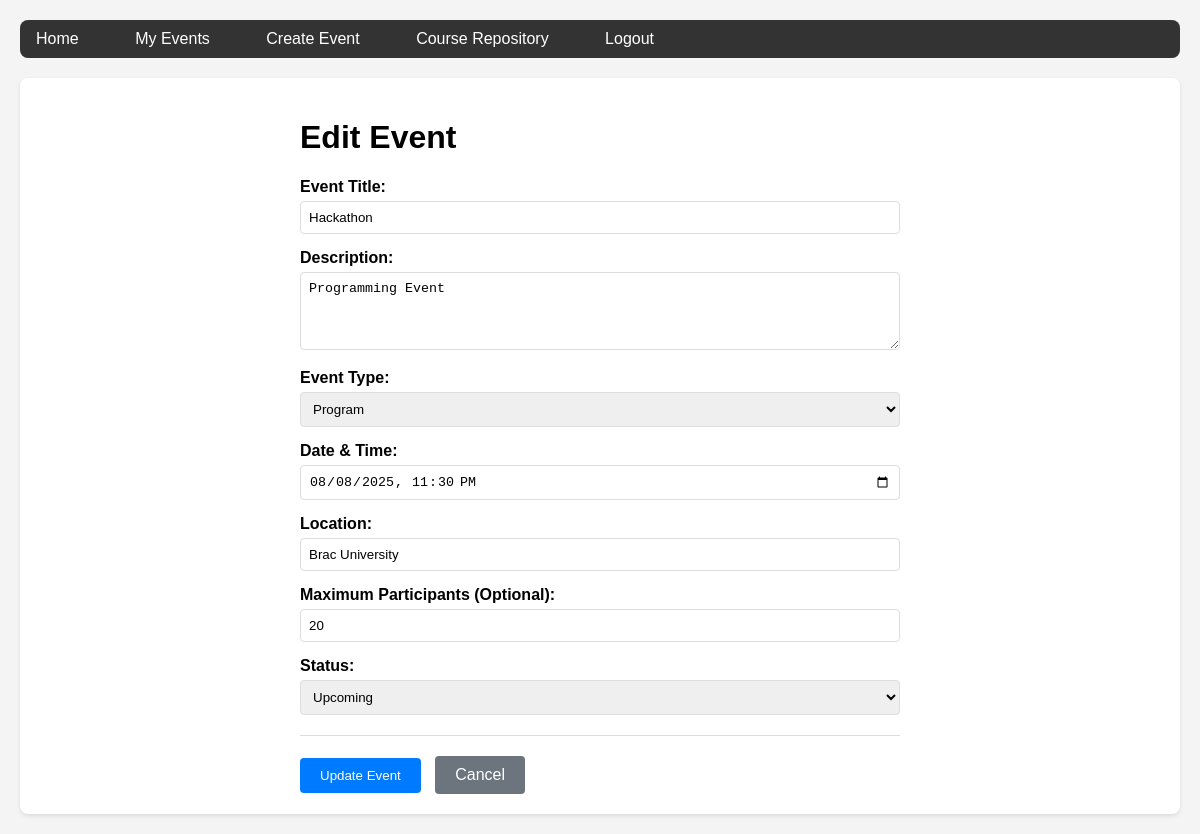
/events/1/edit/21201327 (signed in), run on the app's committed database.
### app.py (models this page shows, shortened)
class Event(db.Model):
    id = db.Column(db.Integer, primary_key=True)
    title = db.Column(db.String(200), nullable=False)
    description = db.Column(db.Text, nullable=False)
    event_type = db.Column(db.String(50), nullable=False)  # 'event', 'competition', 'program'
    date = db.Column(db.DateTime, nullable=False)
    location = db.Column(db.String(200), nullable=False)
    max_participants = db.Column(db.Integer, nullable=True)
    current_participants = db.Column(db.Integer, default=0)
    status = db.Column(db.String(20), default='upcoming')  # 'upcoming', 'ongoing', 'completed', 'cancelled'
    created_at = db.Column(db.DateTime, default=datetime.utcnow)
    user_id = db.Column(db.Integer, db.ForeignKey('user.id'), nullable=False)

### app.py (the view)
    def decorated_function(*args, **kwargs):
        if 'user_id' not in session:
            if request.headers.get('Content-Type') == 'application/json':
                return jsonify({'error': 'Authentication required'}), 401
            return redirect(url_for('login'))
        return f(*args, **kwargs)

### app.py (called while the page is built, shortened)
def login_required(f):
    def decorated_function(*args, **kwargs):
        if 'user_id' not in session:
            if request.headers.get('Content-Type') == 'application/json':
                return jsonify({'error': 'Authentication required'}), 401
            return redirect(url_for('login'))
        return f(*args, **kwargs)
    decorated_function.__name__ = f.__name__
    return decorated_function

@app.route('/events/<int:event_id>/edit/21201327', methods=['GET', 'POST'])
@login_required
def edit_event(event_id):
    event = Event.query.get_or_404(event_id)
    if event.user_id != session['user_id']:
        flash('You can only edit your own events!')
        return redirect(url_for('events'))
    return render_template('edit_event.html', event=event)

### templates/edit_event.html (shortened to what this page needs)
{% extends "base.html" %}
{% block content %}
<div class="form-container">
    <h1>Edit Event</h1>
    <form method="POST" class="event-form">
        <div class="form-group">
            <label for="title">Event Title:</label>
            <input type="text" id="title" name="title" value="{{ event.title }}" required>
        </div>
        <div class="form-group">
            <label for="description">Description:</label>
            <textarea id="description" name="description" rows="4" required>{{ event.description }}</textarea>
        </div>
        <div class="form-group">
            <label for="event_type">Event Type:</label>
            <select id="event_type" name="event_type" required>
                <option value="program" {% if event.event_type == 'program' %}selected{% endif %}>Program</option>
            </select>
        </div>
        <div class="form-group">
            <label for="date">Date & Time:</label>
            <input type="datetime-local" id="date" name="date" value="{{ event.date.strftime('%Y-%m-%dT%H:%M') }}" required>
        </div>
        <div class="form-group">
            <label for="location">Location:</label>
            <input type="text" id="location" name="location" value="{{ event.location }}" required>
        </div>
        <div class="form-group">
            <label for="max_participants">Maximum Participants (Optional):</label>
            <input type="number" id="max_participants" name="max_participants" min="1" value="{{ event.max_participants or '' }}">
        </div>
        <div class="form-group">
            <label for="status">Status:</label>
            <select id="status" name="status" required>
                <option value="upcoming" {% if event.status == 'upcoming' %}selected{% endif %}>Upcoming</option>
            </select>
        </div>
        <div class="form-actions">
            <button type="submit" class="btn">Update Event</button>
            <a href="{{ url_for('view_event', event_id=event.id) }}" class="btn btn-secondary">Cancel</a>
        </div>
    </form>
</div>
{% endblock %}

### templates/base.html (style rules this page uses)
body { font-family: Arial, sans-serif; margin: 0; padding: 20px; background-color: #f4f4f4; }
.form-group { margin-bottom: 15px; }
.form-group label { display: block; margin-bottom: 5px; font-weight: bold; }
.form-group input, .form-group select, .form-group textarea { width: 100%; padding: 8px; border: 1px solid #ddd; border-radius: 4px; box-sizing: border-box; }
.form-group textarea { resize: vertical; }
.btn { background: #007bff; color: white; padding: 10px 20px; border: none; border-radius: 4px; cursor: pointer; text-decoration: none; display: inline-block; margin-right: 10px; transition: background-color 0.3s; }
.btn-secondary { background: #6c757d; }
.form-container { max-width: 600px; margin: 0 auto; }
.form-actions { margin-top: 20px; padding-top: 20px; border-top: 1px solid #ddd; }

### data on the page
Event: title "Hackathon", description "Programming Event", event_type "Program", date "08/08/2025 23:30", location "Brac University", max_participants "20", status "Upcoming"
